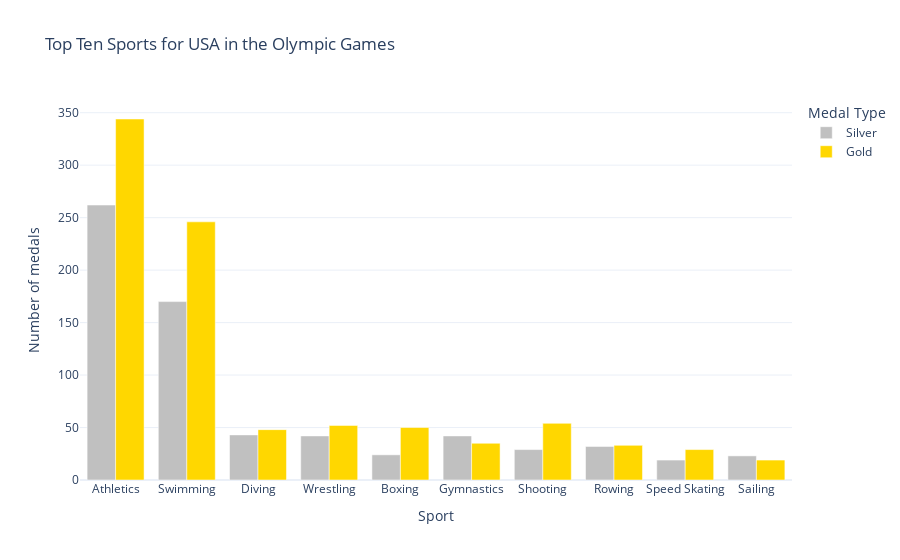

The code cell stored with this chart in its notebook:
### Code cell
medals_top_ten_sport_silver_gold = PlotFigures.plot_medals_per_sport(y_data=["Silver", "Gold"])
medals_top_ten_sport_silver_gold.show()

### Figure 1 — Plotly figure (JSON) as saved in the notebook; plotly's stock layout.template omitted (floating-point values rounded to 4 significant figures)
{"data": [{"alignmentgroup": "True", "hovertemplate": "Medal Type=Silver<br>Sport=%{x}<br>Number of medals=%{y}<extra></extra>", "legendgroup": "Silver", "marker": {"color": "#C0C0C0", "pattern": {"shape": ""}}, "name": "Silver", "offsetgroup": "Silver", "orientation": "v", "showlegend": true, "textposition": "auto", "type": "bar", "x": ["Athletics", "Swimming", "Diving", "Wrestling", "Boxing", "Gymnastics", "Shooting", "Rowing", "Speed Skating", "Sailing"], "xaxis": "x", "y": [262, 170, 43, 42, 24, 42, 29, 32, 19, 23], "yaxis": "y"}, {"alignmentgroup": "True", "hovertemplate": "Medal Type=Gold<br>Sport=%{x}<br>Number of medals=%{y}<extra></extra>", "legendgroup": "Gold", "marker": {"color": "#FFD700", "pattern": {"shape": ""}}, "name": "Gold", "offsetgroup": "Gold", "orientation": "v", "showlegend": true, "textposition": "auto", "type": "bar", "x": ["Athletics", "Swimming", "Diving", "Wrestling", "Boxing", "Gymnastics", "Shooting", "Rowing", "Speed Skating", "Sailing"], "xaxis": "x", "y": [344, 246, 48, 52, 50, 35, 54, 33, 29, 19], "yaxis": "y"}], "layout": {"barmode": "group", "legend": {"title": {"text": "Medal Type"}, "tracegroupgap": 0}, "title": {"text": "Top Ten Sports for USA in the Olympic Games"}, "xaxis": {"anchor": "y", "domain": [0, 1], "title": {"text": "Sport"}}, "yaxis": {"anchor": "x", "domain": [0, 1], "title": {"text": "Number of medals"}}}}
